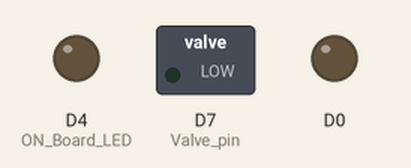
Simulated run of this sketch. Board: ESP8266 (NodeMCU). On the bench: switched loads named in the sketch (green lamp = pin HIGH), output pins drawn as LEDs (lit = HIGH). WiFi joins after 1.5 s; servers stay silent unless stated; uploads are accepted with an empty reply; what the sketch prints to the serial monitor is not drawn.

Above: at 0.0 s.
At 1.8 s:
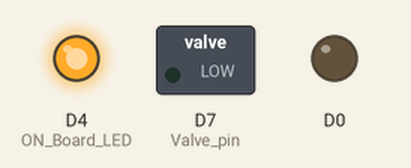
Timing chart, 0 to 3.3 s (numbered marks = the images above):
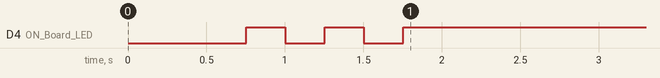

The sketch:

000_getdata.ino
```cpp
#include <ESP8266WiFi.h>
#include <ESP8266HTTPClient.h>
#include <WiFiClient.h>

WiFiClient wifiClient;

#define ON_Board_LED 2
// #define Valve_pin D7
const int Valve_pin = 13;

const char* ssid = "G";             // --> wifi name
const char* password = "12345678";  //--> wifi password

const char *host = "https://domestic-irrigation.000webhostapp.com:80/";

// uint8_t Valve_pin = D2;

String inString = "";
void setup() {
  Serial.begin(115200);
  delay(500);

  WiFi.mode(WIFI_STA);
  WiFi.begin(ssid, password);
  Serial.println("");

  pinMode(ON_Board_LED, OUTPUT);
  digitalWrite(ON_Board_LED, HIGH);
  pinMode(Valve_pin, OUTPUT);
  pinMode(D0, OUTPUT);
  digitalWrite(D0, LOW);
  Serial.print("Connecting");
  while (WiFi.status() != WL_CONNECTED) {
    Serial.print(".");
    digitalWrite(ON_Board_LED, LOW);
    delay(250);
    digitalWrite(ON_Board_LED, HIGH);
    delay(250);
  }
  digitalWrite(ON_Board_LED, HIGH);
  Serial.println("");
  Serial.print("Successfully connected to : ");
  Serial.println(ssid);
  Serial.print("IP address: ");
  Serial.println(WiFi.localIP());
  Serial.println();
}

void loop() {
  HTTPClient http;
  String GetAddress, LinkGet, getData, LEDStatResultSend;
  int wid = 0;
  GetAddress = "GetData.php";
  LinkGet = host + GetAddress;
  getData = "ID=" + String(wid);
  Serial.println("----------------Connect to Server-----------------");
  Serial.println("Get LED Status from Server or Database");
  Serial.print("Request Link : ");
  Serial.println(LinkGet);
  http.begin(wifiClient, LinkGet); //--> Specify request destination
  http.addHeader("Content-Type", "application/x-www-form-urlencoded");
  int httpCodeGet = http.POST(getData);
  String payloadGet = http.getString();
    Serial.print("Response Code : ");
  Serial.println(httpCodeGet);
  Serial.print("Returned data from Server : ");
  Serial.println(payloadGet);
  String Status = payloadGet.substring(0, payloadGet.indexOf(","));
  Serial.println(Status);
  // char valveactuate= payloadGet[1];
  // Serial.print(payloadGet[0]);
  // Serial.print("-");
  // Serial.print(payloadGet[1]);
  // Serial.print("-");
  // Serial.print(payloadGet[2]);
  // Serial.print("-");
  // Serial.print(payloadGet[3]);
  // Serial.print("-");
  // Serial.println(payloadGet[4]);
  // Serial.print("ValveStatus");
  // Serial.println(valveactuate);
  // if(payloadGet.indexOf('0')==0)
  // {
  //   digitalWrite(Valve_pin, LOW);
  //   Serial.println("Valve OFF");
  // }
  // else if(payloadGet.indexOf('1')==0)
  // {
  //   digitalWrite(Valve_pin, HIGH);
  //   Serial.println("Valve ON");
  // }
  // char t0='0';
  // char t1='1';
  // int payload_status=payloadGet[1] -'0';
  // char payload_status[]=(payloadGet);
  // Serial.println(payload_status[0]);
  // Serial.println(payload_status[1]);
  if(Status.indexOf('0')!=-1)
  {
    digitalWrite(Valve_pin, HIGH);
    Serial.println("Valve OFF");
  }
  else if(Status.indexOf('1')!=-1)
  {
    digitalWrite(Valve_pin, LOW);
    Serial.println("Valve ON");
  }
  Serial.println("----------------Closing Connection----------------");
  http.end();
  Serial.println();
  Serial.println("Please wait 5 seconds for the next connection.");
  Serial.println();
  delay(5000);
}
```
